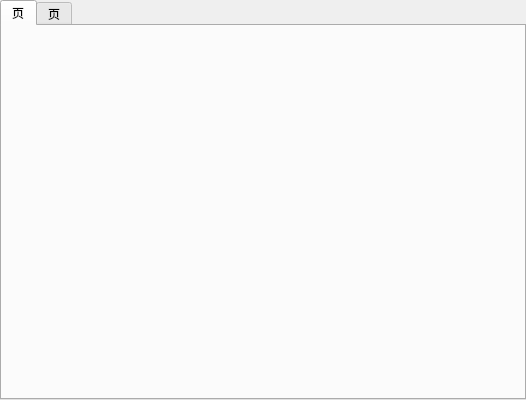
<?xml version="1.0" encoding="UTF-8"?>
<ui version="4.0">
 <class>TabWidget</class>
 <widget class="QTabWidget" name="TabWidget">
  <property name="geometry">
   <rect>
    <x>0</x>
    <y>0</y>
    <width>526</width>
    <height>400</height>
   </rect>
  </property>
  <property name="sizePolicy">
   <sizepolicy hsizetype="Expanding" vsizetype="Expanding">
    <horstretch>1</horstretch>
    <verstretch>1</verstretch>
   </sizepolicy>
  </property>
  <property name="windowTitle">
   <string>TabWidget</string>
  </property>
  <widget class="QWidget" name="tab">
   <attribute name="title">
    <string>页</string>
   </attribute>
  </widget>
  <widget class="QWidget" name="tab_2">
   <attribute name="title">
    <string>页</string>
   </attribute>
   <layout class="QVBoxLayout" name="verticalLayout">
    <item>
     <widget class="QTabWidget" name="tabWidget">
      <property name="enabled">
       <bool>true</bool>
      </property>
      <property name="tabPosition">
       <enum>QTabWidget::North</enum>
      </property>
      <property name="currentIndex">
       <number>0</number>
      </property>
      <widget class="QWidget" name="tab_3">
       <attribute name="title">
        <string>Tab 1</string>
       </attribute>
      </widget>
      <widget class="QWidget" name="tab_4">
       <attribute name="title">
        <string>Tab 2</string>
       </attribute>
      </widget>
     </widget>
    </item>
   </layout>
  </widget>
 </widget>
 <resources/>
 <connections/>
</ui>
